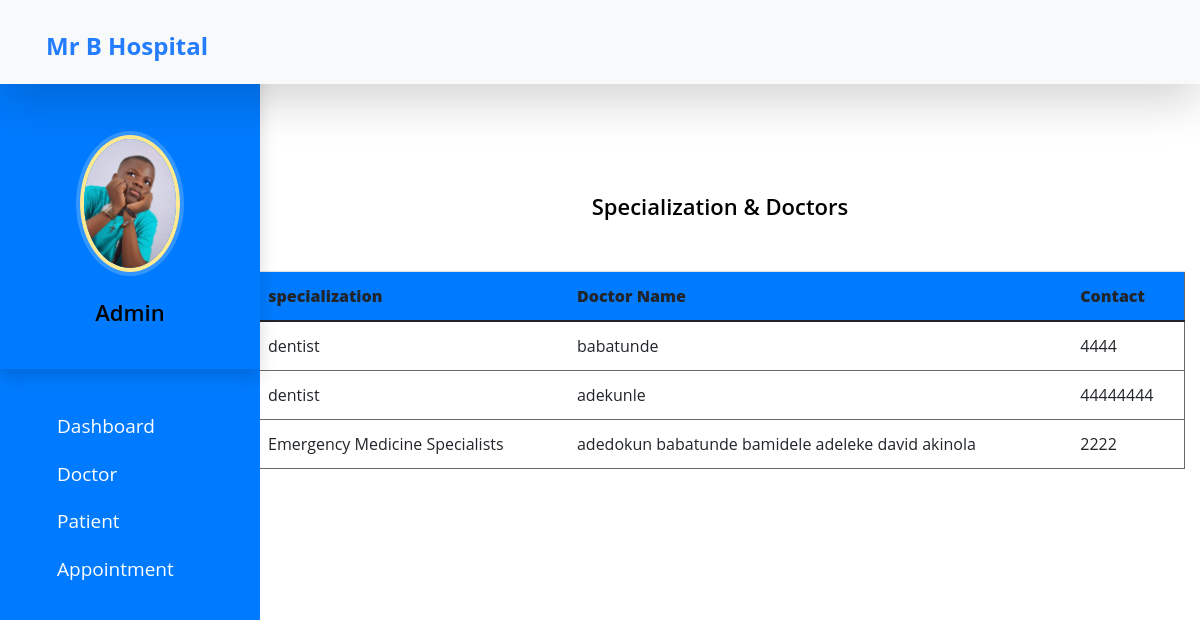
Page /adminsp/ on the committed database.
### HospitalManagement/models.py (models this page shows, shortened)
class Doctor(models.Model):
    name = models.CharField(max_length=50)
    mobile= models.IntegerField()
    address=models.CharField(max_length=200)
    specialization = models.CharField(max_length=50,choices=specialization,default='Cardiologist')
    status=models.BooleanField(default=False)

### HospitalManagement/views.py (the view)
# urls.py: path('adminsp/', doctor_specialization , name="doctor_specialization"),
def doctor_specialization(request):
    doctors=Doctor.objects.all().filter(status=True)
    context={
        'doctors':doctors,
    }
    return render(request,'HospitalManagement/doctor_specialization.html',context)

### HospitalManagement/templates/HospitalManagement/doctor_specialization.html (shortened to what this page needs)
{% extends 'admin_base.html' %}
{% load static %}
{% block main %}
<head>
</head>
<div class="container">
  <div class="panel panel-primary mt-4 mb-5">
    <div class="panel-heading">
      <h6 class="panel-title mt-5">Specialization & Doctors</h6>
    </div>
    <table class="table table-hover mt-5" id="dev-table" style="border: 1px solid rgb(105, 105, 105);">
      <thead class="bg-primary o">
        <tr>
          <th  style="font-weight: 900;">specialization</th>
          <th  style="font-weight: 900;">Doctor Name</th>
          <th  style="font-weight: 900;">Contact</th>
        </tr>
      </thead>
      {% for d in doctors %}
      <tr>
        <td>{{d.specialization}}</td>
        <td> {{d.name}}</td>
        <td>{{d.mobile}}</td>
      </tr>
      {% endfor %}
    </table>
  </div>
{% endblock  %}

### static/style.css (style rules this page uses)
body { padding-left: 240px; }

### static/css/templatemo-medic-care.css (style rules this page uses)
:root { --white-color: #FFFFFF; --primary-color: #247cff; --section-bg-color: #F9F9F9; --dark-color: #000000; --title-color: #565758; --p-color: #717275; --border-color: #eaeaea; --body-font-family: 'Open Sans', sans-serif; --h1-font-size: 48px; --h2-font-size: 36px; --h3-font-size: 32px; --h4-font-size: 28px; --h5-font-size: 24px; --h6-font-size: 22px; --p-font-size: 18px; --menu-font-size: 16px; --font-weight-light: 300; --font-weight-normal: 400; --font-weight-semibold: 600; --font-weight-bold: 700; }
body { background: var(--white-color); font-family: var(--body-font-family); position: relative; padding-top: 94px; }
h2, h3, h4, h5, h6 { color: var(--dark-color); line-height: inherit; }
h1, h2, h3, h4, h5, h6 { font-weight: var(--font-weight-semibold); }
h6 { font-size: var(--h6-font-size); }

### HospitalManagement/templates/HospitalManagement/doctor_specialization.html (style rules this page uses)
h6 { text-align: center; }

### rows in the picture
Doctor: specialization "dentist", name "babatunde", mobile "4444"
Doctor: specialization "dentist", name "adekunle", mobile "44444444"
Doctor: specialization "Emergency Medicine Specialists", name "adedokun babatunde bamidele adeleke david akinola", mobile "2222"
